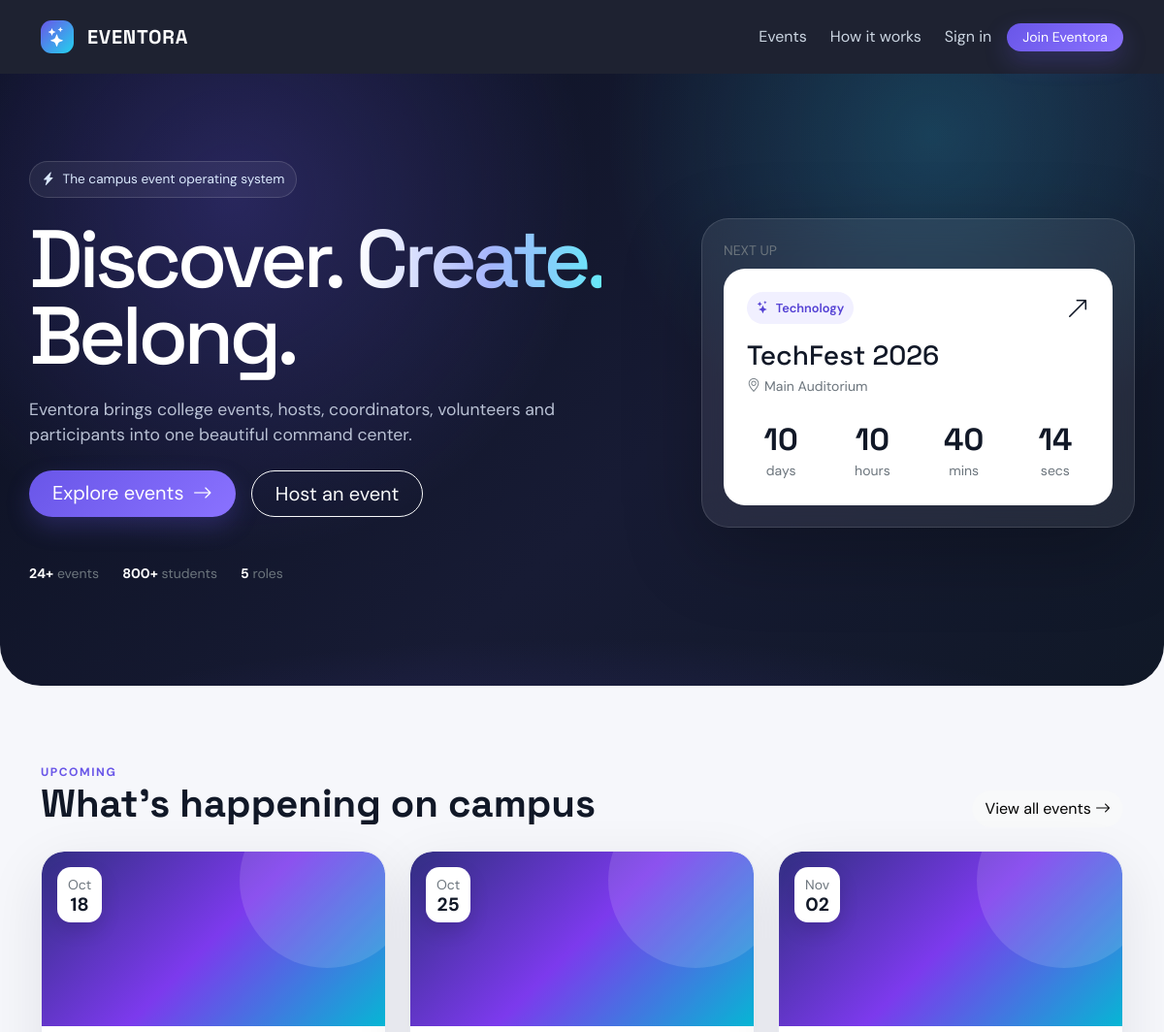
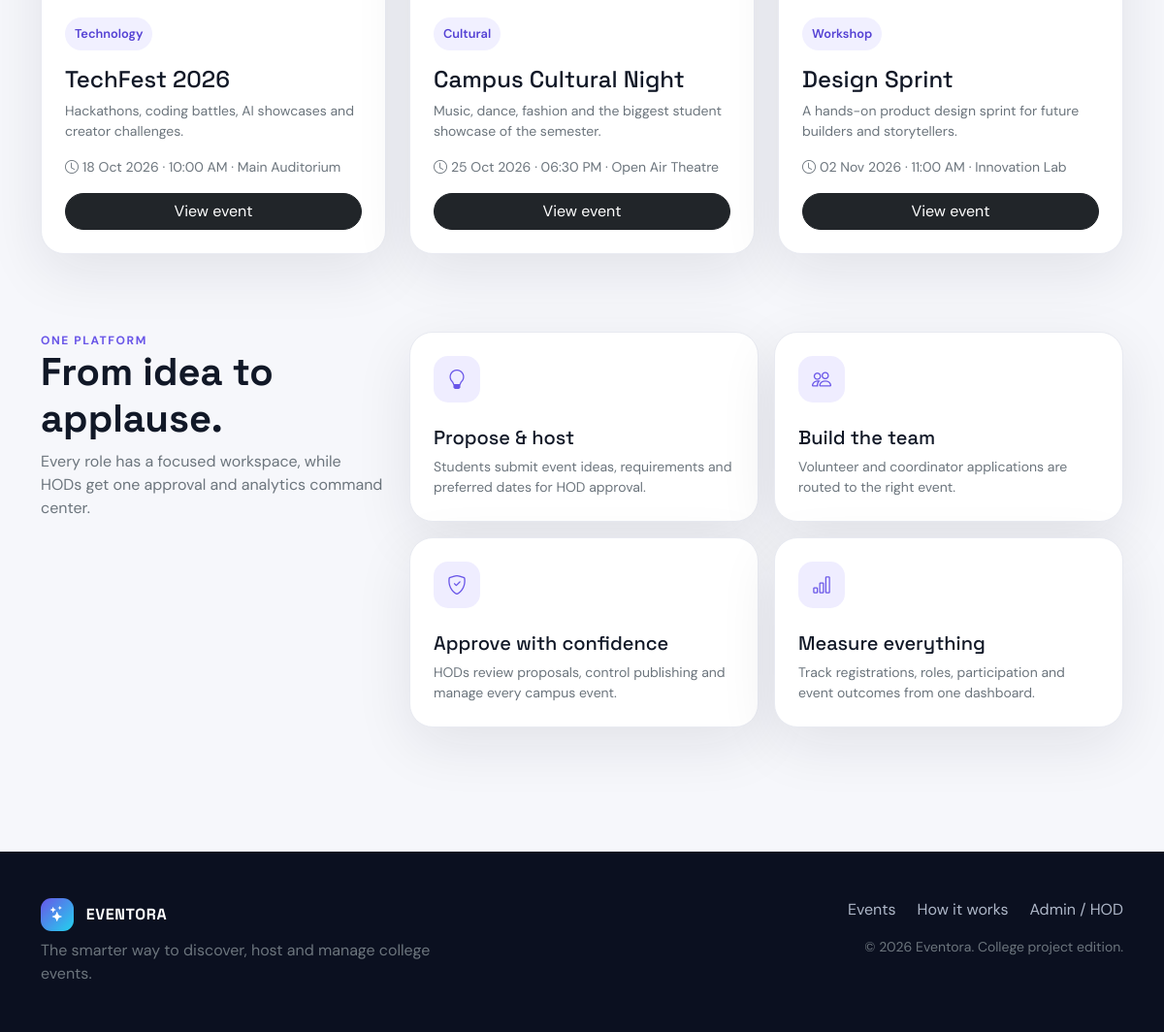
The page / on the database its author committed (2 pictures, top to bottom).
### tables this page shows
CREATE TABLE events (
 id INT UNSIGNED AUTO_INCREMENT PRIMARY KEY,
 host_id INT UNSIGNED NULL,
 title VARCHAR(180) NOT NULL,
 category VARCHAR(80) NOT NULL,
 description TEXT NOT NULL,
 event_date DATETIME NOT NULL,
 venue VARCHAR(180) NOT NULL,
 expected_participants INT NOT NULL DEFAULT 0,
 budget DECIMAL(12,2) NOT NULL DEFAULT 0,
 requirements TEXT,
 status ENUM('draft','approved','closed','completed') NOT NULL DEFAULT 'draft',
 created_at TIMESTAMP DEFAULT CURRENT_TIMESTAMP,
 FOREIGN KEY(host_id) REFERENCES users(id) ON DELETE SET NULL,
 INDEX(event_date,status)
);

### includes/config.php (called while the page is built, shortened)
<?php
function e($value) { return htmlspecialchars((string)$value, ENT_QUOTES, 'UTF-8'); }
?>

### index.php (the view)
<?php $page_title='Smart College Events'; require __DIR__.'/includes/header.php';
$demoEvents=[['title'=>'TechFest 2026','category'=>'Technology','date'=>'2026-10-18 10:00:00','venue'=>'Main Auditorium','desc'=>'Hackathons, coding battles, AI showcases and creator challenges.'],['title'=>'Campus Cultural Night','category'=>'Cultural','date'=>'2026-10-25 18:30:00','venue'=>'Open Air Theatre','desc'=>'Music, dance, fashion and the biggest student showcase of the semester.'],['title'=>'Design Sprint','category'=>'Workshop','date'=>'2026-11-02 11:00:00','venue'=>'Innovation Lab','desc'=>'A hands-on product design sprint for future builders and storytellers.']];
$next=$demoEvents[0]; if(isset($pdo)){try{$row=$pdo->query("SELECT * FROM events WHERE status='approved' AND event_date >= NOW() ORDER BY event_date ASC LIMIT 1")->fetch();if($row)$next=$row;}catch(Throwable $e){}}
?>
<section class="hero"><div class="container hero-inner"><div class="row align-items-center g-5"><div class="col-lg-7"><div class="eyebrow mb-4"><i class="bi bi-lightning-charge-fill"></i> The campus event operating system</div><h1>Discover. <span class="gradient-text">Create.</span> Belong.</h1><p class="hero-copy mt-4">Eventora brings college events, hosts, coordinators, volunteers and participants into one beautiful command center.</p><div class="d-flex flex-wrap gap-3 mt-4"><a class="btn btn-primary btn-lg rounded-pill px-4" href="/index.php#events">Explore events <i class="bi bi-arrow-right ms-1"></i></a><a class="btn btn-outline-light btn-lg rounded-pill px-4" href="/host/propose.php">Host an event</a></div><div class="d-flex gap-4 mt-5 small text-secondary"><span><strong class="text-white">24+</strong> events</span><span><strong class="text-white">800+</strong> students</span><span><strong class="text-white">5</strong> roles</span></div></div><div class="col-lg-5"><div class="hero-panel"><div class="small text-secondary mb-2">NEXT UP</div><div class="count-card"><div class="d-flex justify-content-between align-items-start"><div><span class="metric-chip"><i class="bi bi-stars"></i> <?= e($next['category']??'Technology') ?></span><h3 class="mt-3 mb-1"><?= e($next['title']) ?></h3><div class="text-secondary small"><i class="bi bi-geo-alt me-1"></i><?= e($next['venue']??'Main Auditorium') ?></div></div><i class="bi bi-arrow-up-right fs-4"></i></div><div class="row text-center mt-4" data-countdown="<?= e(date('c',strtotime($next['date']??$next['event_date']))) ?>"><div class="col"><div class="count-num" data-unit="days">00</div><small class="text-secondary">days</small></div><div class="col"><div class="count-num" data-unit="hours">00</div><small class="text-secondary">hours</small></div><div class="col"><div class="count-num" data-unit="minutes">00</div><small class="text-secondary">mins</small></div><div class="col"><div class="count-num" data-unit="seconds">00</div><small class="text-secondary">secs</small></div></div></div></div></div></div></div></section>
<section id="events" class="section-pad"><div class="container"><div class="d-flex flex-wrap justify-content-between align-items-end gap-3 mb-4"><div><div class="section-kicker">Upcoming</div><h2 class="display-6 fw-bold mb-0">What’s happening on campus</h2></div><a class="btn btn-light rounded-pill" href="/user/events.php">View all events <i class="bi bi-arrow-right"></i></a></div><div class="row g-4">
<?php foreach($demoEvents as $i=>$ev): ?><div class="col-md-6 col-lg-4"><article class="event-card overflow-hidden"><div class="event-cover"><div class="date-pill"><small class="text-secondary d-block"><?= date('M',strtotime($ev['date'])) ?></small><strong><?= date('d',strtotime($ev['date'])) ?></strong></div></div><div class="p-4"><span class="metric-chip"><?= e($ev['category']) ?></span><h4 class="mt-3 mb-2"><?= e($ev['title']) ?></h4><p class="text-secondary small mb-3"><?= e($ev['desc']) ?></p><div class="small text-secondary mb-3"><i class="bi bi-clock me-1"></i><?= date('d M Y · h:i A',strtotime($ev['date'])) ?> · <?= e($ev['venue']) ?></div><a href="/user/events.php" class="btn btn-dark rounded-pill w-100">View event</a></div></article></div><?php endforeach; ?></div></div></section>
<section id="how" class="section-pad pt-0"><div class="container"><div class="row g-4"><div class="col-lg-4"><div class="section-kicker">One platform</div><h2 class="display-6 fw-bold">From idea to applause.</h2><p class="text-secondary">Every role has a focused workspace, while HODs get one approval and analytics command center.</p></div><div class="col-lg-8"><div class="row g-3"><div class="col-md-6"><div class="feature-card p-4"><div class="feature-icon"><i class="bi bi-lightbulb"></i></div><h5 class="mt-4">Propose & host</h5><p class="text-secondary small mb-0">Students submit event ideas, requirements and preferred dates for HOD approval.</p></div></div><div class="col-md-6"><div class="feature-card p-4"><div class="feature-icon"><i class="bi bi-people"></i></div><h5 class="mt-4">Build the team</h5><p class="text-secondary small mb-0">Volunteer and coordinator applications are routed to the right event.</p></div></div><div class="col-md-6"><div class="feature-card p-4"><div class="feature-icon"><i class="bi bi-shield-check"></i></div><h5 class="mt-4">Approve with confidence</h5><p class="text-secondary small mb-0">HODs review proposals, control publishing and manage every campus event.</p></div></div><div class="col-md-6"><div class="feature-card p-4"><div class="feature-icon"><i class="bi bi-bar-chart"></i></div><h5 class="mt-4">Measure everything</h5><p class="text-secondary small mb-0">Track registrations, roles, participation and event outcomes from one dashboard.</p></div></div></div></div></div></div></section>
<?php require __DIR__.'/includes/footer.php'; ?>

### assets/css/app.css (style rules this page uses)
:root { --ink:#111827;--muted:#667085;--bg:#f6f7fb;--card:#fff;--primary:#6956e8;--primary2:#8a72ff;--cyan:#22d3ee;--border:#e8eaf1;--dark:#0b1020;--shadow:0 18px 60px rgba(17,24,39,.09) }
* { box-sizing:border-box }
body { font-family:'DM Sans',sans-serif;background:var(--bg);color:var(--ink) }
h1,h2,h3,h4,h5,.brand { font-family:'Space Grotesk',sans-serif }
.btn-primary { background:linear-gradient(135deg,var(--primary),var(--primary2));border:0;box-shadow:0 10px 25px rgba(105,86,232,.25) }
.hero { position:relative;overflow:hidden;background:radial-gradient(circle at 20% 20%,rgba(105,86,232,.28),transparent 34%),radial-gradient(circle at 80% 10%,rgba(34,211,238,.2),transparent 30%),linear-gradient(135deg,#0b1020,#171b34 58%,#101827);color:#fff;border-radius:0 0 42px 42px }
.hero:after { content:'';position:absolute;inset:auto -10% -45% -10%;height:55%;background:radial-gradient(ellipse,rgba(105,86,232,.2),transparent 65%) }
.hero-inner { position:relative;z-index:2;padding:90px 0 105px }
.eyebrow { display:inline-flex;align-items:center;gap:8px;padding:8px 12px;border:1px solid rgba(255,255,255,.14);background:rgba(255,255,255,.06);border-radius:99px;color:#dbeafe;font-size:.85rem }
.hero h1 { font-size:clamp(3rem,7vw,6.6rem);line-height:.93;letter-spacing:-.055em;max-width:900px }
.gradient-text { background:linear-gradient(90deg,#fff,#a5b4fc 55%,#67e8f9);-webkit-background-clip:text;background-clip:text;color:transparent }
.hero-copy { max-width:670px;color:#b9c1d4;font-size:1.1rem }
.hero-panel { background:rgba(255,255,255,.08);border:1px solid rgba(255,255,255,.12);backdrop-filter:blur(20px);border-radius:28px;padding:22px;box-shadow:0 25px 80px rgba(0,0,0,.25) }
.count-card { background:#fff;color:var(--ink);border-radius:22px;padding:24px }
.count-num { font:700 2rem 'Space Grotesk' }
.section-pad { padding:80px 0 }
.section-kicker { color:var(--primary);font-weight:700;text-transform:uppercase;letter-spacing:.13em;font-size:.75rem }
.event-card,.feature-card,.dash-card { border:1px solid var(--border);background:var(--card);border-radius:24px;box-shadow:var(--shadow);height:100%;transition:.25s ease }
.event-cover { height:180px;border-radius:23px 23px 0 0;background:linear-gradient(135deg,#312e81,#7c3aed 50%,#06b6d4);position:relative;overflow:hidden }
.event-cover:before { content:'';position:absolute;width:180px;height:180px;border-radius:50%;background:rgba(255,255,255,.12);right:-30px;top:-60px }
.event-cover .date-pill { position:absolute;left:16px;top:16px;background:#fff;border-radius:14px;padding:8px 11px;text-align:center;box-shadow:0 8px 20px rgba(0,0,0,.12) }
.date-pill strong { display:block;font-size:1.2rem;line-height:1 }
.feature-icon { width:48px;height:48px;border-radius:15px;display:grid;place-items:center;background:#efedff;color:var(--primary);font-size:1.25rem }
.metric-chip { display:inline-flex;align-items:center;gap:7px;background:#f1f0ff;color:#5441d4;padding:7px 10px;border-radius:99px;font-size:.8rem;font-weight:600 }

### rows shown on the page
events: category "Technology", title "TechFest 2026", venue "Main Auditorium", event_date "Oct", event_date "18", desc "Hackathons, coding battles, AI showcases and creator challenges.", event_date "18 Oct 2026 · 10:00 AM"

### other values the page prints
date('M',strtotime($ev['date'])) "Oct"
date('d',strtotime($ev['date'])) "25"
$ev['category'] "Cultural"
$ev['title'] "Campus Cultural Night"
$ev['desc'] "Music, dance, fashion and the biggest student showcase of the semester."
date('d M Y · h:i A',strtotime($ev['date'])) "25 Oct 2026 · 06:30 PM"
$ev['venue'] "Open Air Theatre"
date('M',strtotime($ev['date'])) "Nov"
date('d',strtotime($ev['date'])) "02"
$ev['category'] "Workshop"
$ev['title'] "Design Sprint"
$ev['desc'] "A hands-on product design sprint for future builders and storytellers."
date('d M Y · h:i A',strtotime($ev['date'])) "02 Nov 2026 · 11:00 AM"
$ev['venue'] "Innovation Lab"
